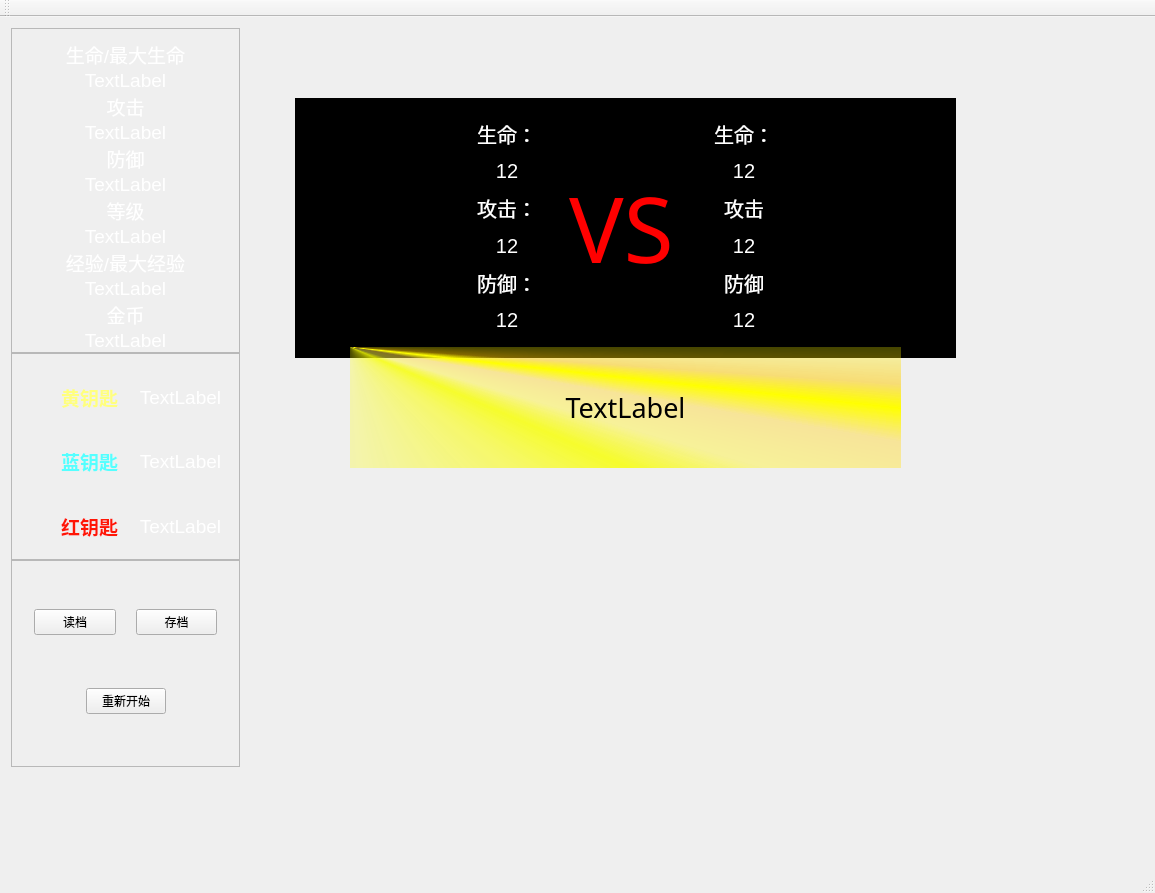
<?xml version="1.0" encoding="UTF-8"?>
<ui version="4.0">
 <class>Map</class>
 <widget class="QMainWindow" name="Map">
  <property name="geometry">
   <rect>
    <x>0</x>
    <y>0</y>
    <width>1155</width>
    <height>893</height>
   </rect>
  </property>
  <property name="windowTitle">
   <string>Map</string>
  </property>
  <widget class="QWidget" name="centralWidget">
   <property name="focusPolicy">
    <enum>Qt::NoFocus</enum>
   </property>
   <widget class="QWidget" name="widget" native="true">
    <property name="geometry">
     <rect>
      <x>0</x>
      <y>0</y>
      <width>251</width>
      <height>761</height>
     </rect>
    </property>
    <layout class="QVBoxLayout" name="verticalLayout_5">
     <property name="spacing">
      <number>0</number>
     </property>
     <item>
      <widget class="QFrame" name="frame">
       <property name="frameShape">
        <enum>QFrame::StyledPanel</enum>
       </property>
       <property name="frameShadow">
        <enum>QFrame::Raised</enum>
       </property>
       <layout class="QVBoxLayout" name="verticalLayout">
        <property name="spacing">
         <number>0</number>
        </property>
        <property name="bottomMargin">
         <number>0</number>
        </property>
        <item>
         <widget class="QLabel" name="label_HP">
          <property name="font">
           <font>
            <family>Arial</family>
            <pointsize>14</pointsize>
           </font>
          </property>
          <property name="text">
           <string>&lt;html&gt;&lt;head/&gt;&lt;body&gt;&lt;p&gt;&lt;span style=&quot; color:#ffffff;&quot;&gt;生命/最大生命&lt;/span&gt;&lt;/p&gt;&lt;/body&gt;&lt;/html&gt;</string>
          </property>
          <property name="alignment">
           <set>Qt::AlignCenter</set>
          </property>
         </widget>
        </item>
        <item>
         <widget class="QLabel" name="label_num_HP">
          <property name="font">
           <font>
            <family>Arial</family>
            <pointsize>15</pointsize>
           </font>
          </property>
          <property name="text">
           <string>&lt;html&gt;&lt;head/&gt;&lt;body&gt;&lt;p&gt;&lt;span style=&quot; font-size:14pt; color:#ffffff;&quot;&gt;TextLabel&lt;/span&gt;&lt;/p&gt;&lt;/body&gt;&lt;/html&gt;</string>
          </property>
          <property name="alignment">
           <set>Qt::AlignCenter</set>
          </property>
         </widget>
        </item>
        <item>
         <widget class="QLabel" name="label_ATK">
          <property name="font">
           <font>
            <family>Arial</family>
            <pointsize>15</pointsize>
           </font>
          </property>
          <property name="text">
           <string>&lt;html&gt;&lt;head/&gt;&lt;body&gt;&lt;p&gt;&lt;span style=&quot; font-size:14pt; color:#ffffff;&quot;&gt;攻击&lt;/span&gt;&lt;/p&gt;&lt;/body&gt;&lt;/html&gt;</string>
          </property>
          <property name="alignment">
           <set>Qt::AlignCenter</set>
          </property>
         </widget>
        </item>
        <item>
         <widget class="QLabel" name="label_num_ATK">
          <property name="font">
           <font>
            <family>Arial</family>
            <pointsize>15</pointsize>
           </font>
          </property>
          <property name="text">
           <string>&lt;html&gt;&lt;head/&gt;&lt;body&gt;&lt;p&gt;&lt;span style=&quot; font-size:14pt; color:#ffffff;&quot;&gt;TextLabel&lt;/span&gt;&lt;/p&gt;&lt;/body&gt;&lt;/html&gt;</string>
          </property>
          <property name="alignment">
           <set>Qt::AlignCenter</set>
          </property>
         </widget>
        </item>
        <item>
         <widget class="QLabel" name="label_Def">
          <property name="font">
           <font>
            <family>Arial</family>
            <pointsize>15</pointsize>
           </font>
          </property>
          <property name="text">
           <string>&lt;html&gt;&lt;head/&gt;&lt;body&gt;&lt;p&gt;&lt;span style=&quot; font-size:14pt; color:#ffffff;&quot;&gt;防御&lt;/span&gt;&lt;/p&gt;&lt;/body&gt;&lt;/html&gt;</string>
          </property>
          <property name="alignment">
           <set>Qt::AlignCenter</set>
          </property>
         </widget>
        </item>
        <item>
         <widget class="QLabel" name="label_num_Def">
          <property name="font">
           <font>
            <family>Arial</family>
            <pointsize>15</pointsize>
           </font>
          </property>
          <property name="text">
           <string>&lt;html&gt;&lt;head/&gt;&lt;body&gt;&lt;p&gt;&lt;span style=&quot; font-size:14pt; color:#ffffff;&quot;&gt;TextLabel&lt;/span&gt;&lt;/p&gt;&lt;/body&gt;&lt;/html&gt;</string>
          </property>
          <property name="alignment">
           <set>Qt::AlignCenter</set>
          </property>
         </widget>
        </item>
        <item>
         <widget class="QLabel" name="label_Level">
          <property name="font">
           <font>
            <family>Arial</family>
            <pointsize>15</pointsize>
           </font>
          </property>
          <property name="text">
           <string>&lt;html&gt;&lt;head/&gt;&lt;body&gt;&lt;p&gt;&lt;span style=&quot; font-size:14pt; color:#ffffff;&quot;&gt;等级&lt;/span&gt;&lt;/p&gt;&lt;/body&gt;&lt;/html&gt;</string>
          </property>
          <property name="alignment">
           <set>Qt::AlignCenter</set>
          </property>
         </widget>
        </item>
        <item>
         <widget class="QLabel" name="label_num_Level">
          <property name="font">
           <font>
            <family>Arial</family>
            <pointsize>15</pointsize>
           </font>
          </property>
          <property name="text">
           <string>&lt;html&gt;&lt;head/&gt;&lt;body&gt;&lt;p&gt;&lt;span style=&quot; font-size:14pt; color:#ffffff;&quot;&gt;TextLabel&lt;/span&gt;&lt;/p&gt;&lt;/body&gt;&lt;/html&gt;</string>
          </property>
          <property name="alignment">
           <set>Qt::AlignCenter</set>
          </property>
         </widget>
        </item>
        <item>
         <widget class="QLabel" name="label_EXP">
          <property name="font">
           <font>
            <family>Arial</family>
            <pointsize>15</pointsize>
           </font>
          </property>
          <property name="text">
           <string>&lt;html&gt;&lt;head/&gt;&lt;body&gt;&lt;p&gt;&lt;span style=&quot; font-size:14pt; color:#ffffff;&quot;&gt;经验/最大经验&lt;/span&gt;&lt;/p&gt;&lt;/body&gt;&lt;/html&gt;</string>
          </property>
          <property name="alignment">
           <set>Qt::AlignCenter</set>
          </property>
         </widget>
        </item>
        <item>
         <widget class="QLabel" name="label_num_EXP">
          <property name="font">
           <font>
            <family>Arial</family>
            <pointsize>15</pointsize>
           </font>
          </property>
          <property name="text">
           <string>&lt;html&gt;&lt;head/&gt;&lt;body&gt;&lt;p&gt;&lt;span style=&quot; font-size:14pt; color:#ffffff;&quot;&gt;TextLabel&lt;/span&gt;&lt;/p&gt;&lt;/body&gt;&lt;/html&gt;</string>
          </property>
          <property name="alignment">
           <set>Qt::AlignCenter</set>
          </property>
         </widget>
        </item>
        <item>
         <widget class="QLabel" name="label_golden">
          <property name="font">
           <font>
            <family>Arial</family>
            <pointsize>15</pointsize>
           </font>
          </property>
          <property name="text">
           <string>&lt;html&gt;&lt;head/&gt;&lt;body&gt;&lt;p&gt;&lt;span style=&quot; font-size:14pt; color:#ffffff;&quot;&gt;金币&lt;/span&gt;&lt;/p&gt;&lt;/body&gt;&lt;/html&gt;</string>
          </property>
          <property name="alignment">
           <set>Qt::AlignCenter</set>
          </property>
         </widget>
        </item>
        <item>
         <widget class="QLabel" name="label_num_golden">
          <property name="font">
           <font>
            <family>Arial</family>
            <pointsize>15</pointsize>
           </font>
          </property>
          <property name="text">
           <string>&lt;html&gt;&lt;head/&gt;&lt;body&gt;&lt;p&gt;&lt;span style=&quot; font-size:14pt; color:#ffffff;&quot;&gt;TextLabel&lt;/span&gt;&lt;/p&gt;&lt;/body&gt;&lt;/html&gt;</string>
          </property>
          <property name="alignment">
           <set>Qt::AlignCenter</set>
          </property>
         </widget>
        </item>
       </layout>
      </widget>
     </item>
     <item>
      <widget class="QFrame" name="frame_2">
       <property name="frameShape">
        <enum>QFrame::StyledPanel</enum>
       </property>
       <property name="frameShadow">
        <enum>QFrame::Raised</enum>
       </property>
       <layout class="QGridLayout" name="gridLayout">
        <property name="bottomMargin">
         <number>0</number>
        </property>
        <property name="horizontalSpacing">
         <number>15</number>
        </property>
        <property name="verticalSpacing">
         <number>0</number>
        </property>
        <item row="0" column="1">
         <widget class="QLabel" name="label_num_yellow_key">
          <property name="font">
           <font>
            <family>Arial</family>
            <pointsize>15</pointsize>
           </font>
          </property>
          <property name="text">
           <string>&lt;html&gt;&lt;head/&gt;&lt;body&gt;&lt;p&gt;&lt;span style=&quot; font-size:14pt; color:#ffffff;&quot;&gt;TextLabel&lt;/span&gt;&lt;/p&gt;&lt;/body&gt;&lt;/html&gt;</string>
          </property>
          <property name="alignment">
           <set>Qt::AlignCenter</set>
          </property>
         </widget>
        </item>
        <item row="1" column="0">
         <widget class="QLabel" name="label_2">
          <property name="font">
           <font>
            <family>Arial</family>
            <pointsize>14</pointsize>
           </font>
          </property>
          <property name="text">
           <string>&lt;html&gt;&lt;head/&gt;&lt;body&gt;&lt;p&gt;&lt;span style=&quot; font-weight:600; color:#55ffff;&quot;&gt;蓝钥匙&lt;/span&gt;&lt;/p&gt;&lt;/body&gt;&lt;/html&gt;</string>
          </property>
          <property name="alignment">
           <set>Qt::AlignRight|Qt::AlignTrailing|Qt::AlignVCenter</set>
          </property>
         </widget>
        </item>
        <item row="1" column="1">
         <widget class="QLabel" name="label_num_blue_key">
          <property name="font">
           <font>
            <family>Arial</family>
            <pointsize>15</pointsize>
           </font>
          </property>
          <property name="text">
           <string>&lt;html&gt;&lt;head/&gt;&lt;body&gt;&lt;p&gt;&lt;span style=&quot; font-size:14pt; color:#ffffff;&quot;&gt;TextLabel&lt;/span&gt;&lt;/p&gt;&lt;/body&gt;&lt;/html&gt;</string>
          </property>
          <property name="alignment">
           <set>Qt::AlignCenter</set>
          </property>
         </widget>
        </item>
        <item row="2" column="1">
         <widget class="QLabel" name="label_num_red_key">
          <property name="font">
           <font>
            <family>Arial</family>
            <pointsize>15</pointsize>
           </font>
          </property>
          <property name="text">
           <string>&lt;html&gt;&lt;head/&gt;&lt;body&gt;&lt;p&gt;&lt;span style=&quot; font-size:14pt; color:#ffffff;&quot;&gt;TextLabel&lt;/span&gt;&lt;/p&gt;&lt;/body&gt;&lt;/html&gt;</string>
          </property>
          <property name="alignment">
           <set>Qt::AlignCenter</set>
          </property>
         </widget>
        </item>
        <item row="2" column="0">
         <widget class="QLabel" name="label_3">
          <property name="font">
           <font>
            <family>Arial</family>
            <pointsize>14</pointsize>
           </font>
          </property>
          <property name="text">
           <string>&lt;html&gt;&lt;head/&gt;&lt;body&gt;&lt;p&gt;&lt;span style=&quot; font-weight:600; color:#ff1606;&quot;&gt;红钥匙&lt;/span&gt;&lt;/p&gt;&lt;/body&gt;&lt;/html&gt;</string>
          </property>
          <property name="alignment">
           <set>Qt::AlignRight|Qt::AlignTrailing|Qt::AlignVCenter</set>
          </property>
         </widget>
        </item>
        <item row="0" column="0">
         <widget class="QLabel" name="label">
          <property name="font">
           <font>
            <family>Arial</family>
            <pointsize>14</pointsize>
           </font>
          </property>
          <property name="styleSheet">
           <string notr="true">color: rgb(255, 255, 127);</string>
          </property>
          <property name="text">
           <string>&lt;html&gt;&lt;head/&gt;&lt;body&gt;&lt;p&gt;&lt;span style=&quot; font-weight:600; color:#ffff7f;&quot;&gt;黄钥匙&lt;/span&gt;&lt;/p&gt;&lt;/body&gt;&lt;/html&gt;</string>
          </property>
          <property name="alignment">
           <set>Qt::AlignRight|Qt::AlignTrailing|Qt::AlignVCenter</set>
          </property>
         </widget>
        </item>
       </layout>
      </widget>
     </item>
     <item>
      <widget class="QFrame" name="frame_3">
       <property name="frameShape">
        <enum>QFrame::StyledPanel</enum>
       </property>
       <property name="frameShadow">
        <enum>QFrame::Raised</enum>
       </property>
       <layout class="QVBoxLayout" name="verticalLayout_2">
        <item>
         <widget class="QWidget" name="widget_3" native="true">
          <layout class="QHBoxLayout" name="horizontalLayout">
           <property name="spacing">
            <number>20</number>
           </property>
           <property name="bottomMargin">
            <number>0</number>
           </property>
           <item>
            <widget class="QPushButton" name="loadBtn">
             <property name="text">
              <string>读档</string>
             </property>
            </widget>
           </item>
           <item>
            <widget class="QPushButton" name="saveBtn">
             <property name="text">
              <string>存档</string>
             </property>
            </widget>
           </item>
          </layout>
         </widget>
        </item>
        <item>
         <widget class="QWidget" name="widget_2" native="true">
          <layout class="QHBoxLayout" name="horizontalLayout_3">
           <property name="spacing">
            <number>0</number>
           </property>
           <property name="topMargin">
            <number>0</number>
           </property>
           <property name="bottomMargin">
            <number>20</number>
           </property>
           <item>
            <spacer name="horizontalSpacer">
             <property name="orientation">
              <enum>Qt::Horizontal</enum>
             </property>
             <property name="sizeHint" stdset="0">
              <size>
               <width>40</width>
               <height>20</height>
              </size>
             </property>
            </spacer>
           </item>
           <item>
            <widget class="QPushButton" name="initialBtn">
             <property name="text">
              <string>重新开始</string>
             </property>
            </widget>
           </item>
           <item>
            <spacer name="horizontalSpacer_2">
             <property name="orientation">
              <enum>Qt::Horizontal</enum>
             </property>
             <property name="sizeHint" stdset="0">
              <size>
               <width>40</width>
               <height>20</height>
              </size>
             </property>
            </spacer>
           </item>
          </layout>
         </widget>
        </item>
       </layout>
      </widget>
     </item>
    </layout>
   </widget>
   <widget class="QWidget" name="battleScreen" native="true">
    <property name="geometry">
     <rect>
      <x>290</x>
      <y>80</y>
      <width>671</width>
      <height>261</height>
     </rect>
    </property>
    <property name="focusPolicy">
     <enum>Qt::StrongFocus</enum>
    </property>
    <widget class="QGraphicsView" name="background_battle">
     <property name="geometry">
      <rect>
       <x>5</x>
       <y>1</y>
       <width>661</width>
       <height>261</height>
      </rect>
     </property>
     <property name="focusPolicy">
      <enum>Qt::StrongFocus</enum>
     </property>
     <property name="styleSheet">
      <string notr="true">background-color: rgb(0, 0, 0);</string>
     </property>
    </widget>
    <widget class="QWidget" name="battleCentre" native="true">
     <property name="geometry">
      <rect>
       <x>150</x>
       <y>0</y>
       <width>371</width>
       <height>261</height>
      </rect>
     </property>
     <property name="focusPolicy">
      <enum>Qt::StrongFocus</enum>
     </property>
     <layout class="QHBoxLayout" name="horizontalLayout_2">
      <item>
       <widget class="QWidget" name="hadEnemy" native="true">
        <property name="focusPolicy">
         <enum>Qt::StrongFocus</enum>
        </property>
        <layout class="QVBoxLayout" name="verticalLayout_3">
         <item>
          <widget class="QLabel" name="hp">
           <property name="font">
            <font>
             <family>Arial</family>
             <pointsize>15</pointsize>
            </font>
           </property>
           <property name="focusPolicy">
            <enum>Qt::StrongFocus</enum>
           </property>
           <property name="styleSheet">
            <string notr="true">color: rgb(255, 255, 255);</string>
           </property>
           <property name="text">
            <string>&lt;html&gt;&lt;head/&gt;&lt;body&gt;&lt;p align=&quot;center&quot;&gt;生命：&lt;/p&gt;&lt;/body&gt;&lt;/html&gt;</string>
           </property>
           <property name="alignment">
            <set>Qt::AlignCenter</set>
           </property>
          </widget>
         </item>
         <item>
          <widget class="QLabel" name="hpNum">
           <property name="font">
            <font>
             <family>Arial</family>
             <pointsize>15</pointsize>
            </font>
           </property>
           <property name="focusPolicy">
            <enum>Qt::StrongFocus</enum>
           </property>
           <property name="styleSheet">
            <string notr="true">color: rgb(255, 255, 255);</string>
           </property>
           <property name="text">
            <string>&lt;html&gt;&lt;head/&gt;&lt;body&gt;&lt;p&gt;12&lt;/p&gt;&lt;/body&gt;&lt;/html&gt;</string>
           </property>
           <property name="alignment">
            <set>Qt::AlignCenter</set>
           </property>
          </widget>
         </item>
         <item>
          <widget class="QLabel" name="atk">
           <property name="font">
            <font>
             <family>Arial</family>
             <pointsize>15</pointsize>
            </font>
           </property>
           <property name="focusPolicy">
            <enum>Qt::StrongFocus</enum>
           </property>
           <property name="styleSheet">
            <string notr="true">color: rgb(255, 255, 255);</string>
           </property>
           <property name="text">
            <string>&lt;html&gt;&lt;head/&gt;&lt;body&gt;&lt;p align=&quot;center&quot;&gt;攻击：&lt;/p&gt;&lt;/body&gt;&lt;/html&gt;</string>
           </property>
           <property name="alignment">
            <set>Qt::AlignCenter</set>
           </property>
          </widget>
         </item>
         <item>
          <widget class="QLabel" name="atkNum">
           <property name="font">
            <font>
             <family>Arial</family>
             <pointsize>15</pointsize>
            </font>
           </property>
           <property name="focusPolicy">
            <enum>Qt::StrongFocus</enum>
           </property>
           <property name="styleSheet">
            <string notr="true">color: rgb(255, 255, 255);</string>
           </property>
           <property name="text">
            <string>&lt;html&gt;&lt;head/&gt;&lt;body&gt;&lt;p&gt;12&lt;/p&gt;&lt;/body&gt;&lt;/html&gt;</string>
           </property>
           <property name="alignment">
            <set>Qt::AlignCenter</set>
           </property>
          </widget>
         </item>
         <item>
          <widget class="QLabel" name="def">
           <property name="font">
            <font>
             <family>Arial</family>
             <pointsize>15</pointsize>
            </font>
           </property>
           <property name="focusPolicy">
            <enum>Qt::StrongFocus</enum>
           </property>
           <property name="styleSheet">
            <string notr="true">color: rgb(255, 255, 255);</string>
           </property>
           <property name="text">
            <string>&lt;html&gt;&lt;head/&gt;&lt;body&gt;&lt;p&gt;防御：&lt;/p&gt;&lt;/body&gt;&lt;/html&gt;</string>
           </property>
           <property name="alignment">
            <set>Qt::AlignCenter</set>
           </property>
          </widget>
         </item>
         <item>
          <widget class="QLabel" name="defNum">
           <property name="font">
            <font>
             <family>Arial</family>
             <pointsize>15</pointsize>
            </font>
           </property>
           <property name="focusPolicy">
            <enum>Qt::StrongFocus</enum>
           </property>
           <property name="styleSheet">
            <string notr="true">color: rgb(255, 255, 255);</string>
           </property>
           <property name="text">
            <string>&lt;html&gt;&lt;head/&gt;&lt;body&gt;&lt;p&gt;12&lt;/p&gt;&lt;/body&gt;&lt;/html&gt;</string>
           </property>
           <property name="alignment">
            <set>Qt::AlignCenter</set>
           </property>
          </widget>
         </item>
        </layout>
       </widget>
      </item>
      <item>
       <widget class="QLabel" name="VS">
        <property name="font">
         <font>
          <family>Gabriola</family>
          <pointsize>68</pointsize>
          <weight>50</weight>
          <bold>false</bold>
         </font>
        </property>
        <property name="focusPolicy">
         <enum>Qt::StrongFocus</enum>
        </property>
        <property name="styleSheet">
         <string notr="true">color: rgb(255, 0, 0);</string>
        </property>
        <property name="text">
         <string>VS</string>
        </property>
       </widget>
      </item>
      <item>
       <widget class="QWidget" name="hadSuperman" native="true">
        <layout class="QVBoxLayout" name="verticalLayout_4">
         <item>
          <widget class="QLabel" name="hp_2">
           <property name="font">
            <font>
             <family>Arial</family>
             <pointsize>15</pointsize>
            </font>
           </property>
           <property name="focusPolicy">
            <enum>Qt::StrongFocus</enum>
           </property>
           <property name="styleSheet">
            <string notr="true">color: rgb(255, 255, 255);</string>
           </property>
           <property name="text">
            <string>&lt;html&gt;&lt;head/&gt;&lt;body&gt;&lt;p&gt;生命：&lt;/p&gt;&lt;/body&gt;&lt;/html&gt;</string>
           </property>
           <property name="alignment">
            <set>Qt::AlignCenter</set>
           </property>
          </widget>
         </item>
         <item>
          <widget class="QLabel" name="hpNum_2">
           <property name="font">
            <font>
             <family>Arial</family>
             <pointsize>15</pointsize>
            </font>
           </property>
           <property name="focusPolicy">
            <enum>Qt::StrongFocus</enum>
           </property>
           <property name="styleSheet">
            <string notr="true">color: rgb(255, 255, 255);</string>
           </property>
           <property name="text">
            <string>&lt;html&gt;&lt;head/&gt;&lt;body&gt;&lt;p&gt;12&lt;/p&gt;&lt;/body&gt;&lt;/html&gt;</string>
           </property>
           <property name="alignment">
            <set>Qt::AlignCenter</set>
           </property>
          </widget>
         </item>
         <item>
          <widget class="QLabel" name="atk_2">
           <property name="font">
            <font>
             <family>Arial</family>
             <pointsize>15</pointsize>
            </font>
           </property>
           <property name="focusPolicy">
            <enum>Qt::StrongFocus</enum>
           </property>
           <property name="styleSheet">
            <string notr="true">color: rgb(255, 255, 255);</string>
           </property>
           <property name="text">
            <string>&lt;html&gt;&lt;head/&gt;&lt;body&gt;&lt;p&gt;攻击&lt;/p&gt;&lt;/body&gt;&lt;/html&gt;</string>
           </property>
           <property name="alignment">
            <set>Qt::AlignCenter</set>
           </property>
          </widget>
         </item>
         <item>
          <widget class="QLabel" name="atkNum_2">
           <property name="font">
            <font>
             <family>Arial</family>
             <pointsize>15</pointsize>
            </font>
           </property>
           <property name="focusPolicy">
            <enum>Qt::StrongFocus</enum>
           </property>
           <property name="styleSheet">
            <string notr="true">color: rgb(255, 255, 255);</string>
           </property>
           <property name="text">
            <string>&lt;html&gt;&lt;head/&gt;&lt;body&gt;&lt;p&gt;12&lt;/p&gt;&lt;/body&gt;&lt;/html&gt;</string>
           </property>
           <property name="alignment">
            <set>Qt::AlignCenter</set>
           </property>
          </widget>
         </item>
         <item>
          <widget class="QLabel" name="def_2">
           <property name="font">
            <font>
             <family>Arial</family>
             <pointsize>15</pointsize>
            </font>
           </property>
           <property name="focusPolicy">
            <enum>Qt::StrongFocus</enum>
           </property>
           <property name="styleSheet">
            <string notr="true">color: rgb(255, 255, 255);</string>
           </property>
           <property name="text">
            <string>&lt;html&gt;&lt;head/&gt;&lt;body&gt;&lt;p&gt;防御&lt;/p&gt;&lt;/body&gt;&lt;/html&gt;</string>
           </property>
           <property name="alignment">
            <set>Qt::AlignCenter</set>
           </property>
          </widget>
         </item>
         <item>
          <widget class="QLabel" name="defNum_2">
           <property name="font">
            <font>
             <family>Arial</family>
             <pointsize>15</pointsize>
            </font>
           </property>
           <property name="focusPolicy">
            <enum>Qt::StrongFocus</enum>
           </property>
           <property name="styleSheet">
            <string notr="true">color: rgb(255, 255, 255);</string>
           </property>
           <property name="text">
            <string>&lt;html&gt;&lt;head/&gt;&lt;body&gt;&lt;p&gt;12&lt;/p&gt;&lt;/body&gt;&lt;/html&gt;</string>
           </property>
           <property name="alignment">
            <set>Qt::AlignCenter</set>
           </property>
          </widget>
         </item>
        </layout>
       </widget>
      </item>
     </layout>
    </widget>
    <widget class="QLabel" name="imgEnemy">
     <property name="geometry">
      <rect>
       <x>60</x>
       <y>90</y>
       <width>81</width>
       <height>81</height>
      </rect>
     </property>
     <property name="text">
      <string>TextLabel</string>
     </property>
    </widget>
    <widget class="QLabel" name="imgSuperman">
     <property name="geometry">
      <rect>
       <x>530</x>
       <y>90</y>
       <width>81</width>
       <height>81</height>
      </rect>
     </property>
     <property name="text">
      <string>TextLabel</string>
     </property>
    </widget>
   </widget>
   <widget class="QLabel" name="item_get">
    <property name="geometry">
     <rect>
      <x>350</x>
      <y>330</y>
      <width>551</width>
      <height>121</height>
     </rect>
    </property>
    <property name="font">
     <font>
      <family>微软雅黑</family>
      <pointsize>20</pointsize>
     </font>
    </property>
    <property name="styleSheet">
     <string notr="true">color: rgb(0, 0, 0);
background-color: qconicalgradient(cx:0, cy:0, angle:135, stop:0 rgba(255, 255, 0, 69), stop:0.375 rgba(255, 255, 0, 69), stop:0.423533 rgba(251, 255, 0, 145), stop:0.45 rgba(247, 255, 0, 208), stop:0.477581 rgba(255, 244, 71, 130), stop:0.518717 rgba(255, 218, 71, 130), stop:0.55 rgba(255, 255, 0, 255), stop:0.57754 rgba(255, 203, 0, 130), stop:0.625 rgba(255, 255, 0, 69), stop:1 rgba(255, 255, 0, 69));</string>
    </property>
    <property name="text">
     <string>TextLabel</string>
    </property>
    <property name="alignment">
     <set>Qt::AlignCenter</set>
    </property>
   </widget>
  </widget>
  <widget class="QMenuBar" name="menuBar">
   <property name="geometry">
    <rect>
     <x>0</x>
     <y>0</y>
     <width>1155</width>
     <height>17</height>
    </rect>
   </property>
  </widget>
  <widget class="QToolBar" name="mainToolBar">
   <attribute name="toolBarArea">
    <enum>TopToolBarArea</enum>
   </attribute>
   <attribute name="toolBarBreak">
    <bool>false</bool>
   </attribute>
  </widget>
  <widget class="QStatusBar" name="statusBar"/>
 </widget>
 <layoutdefault spacing="6" margin="11"/>
 <resources/>
 <connections/>
</ui>
